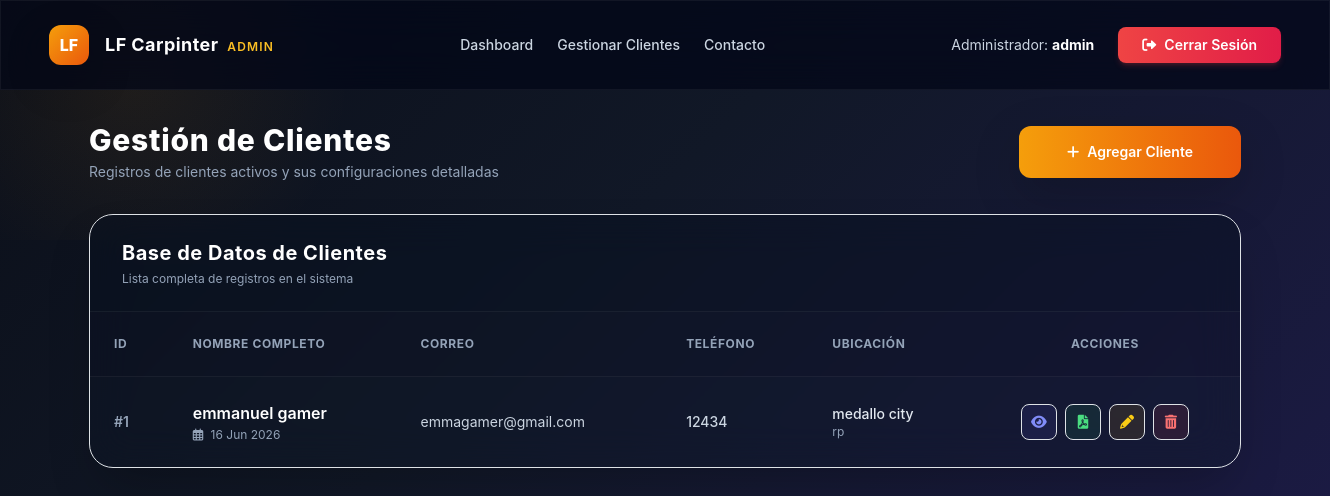
The app's page /adminpanel/clientes/ (signed in), older data.
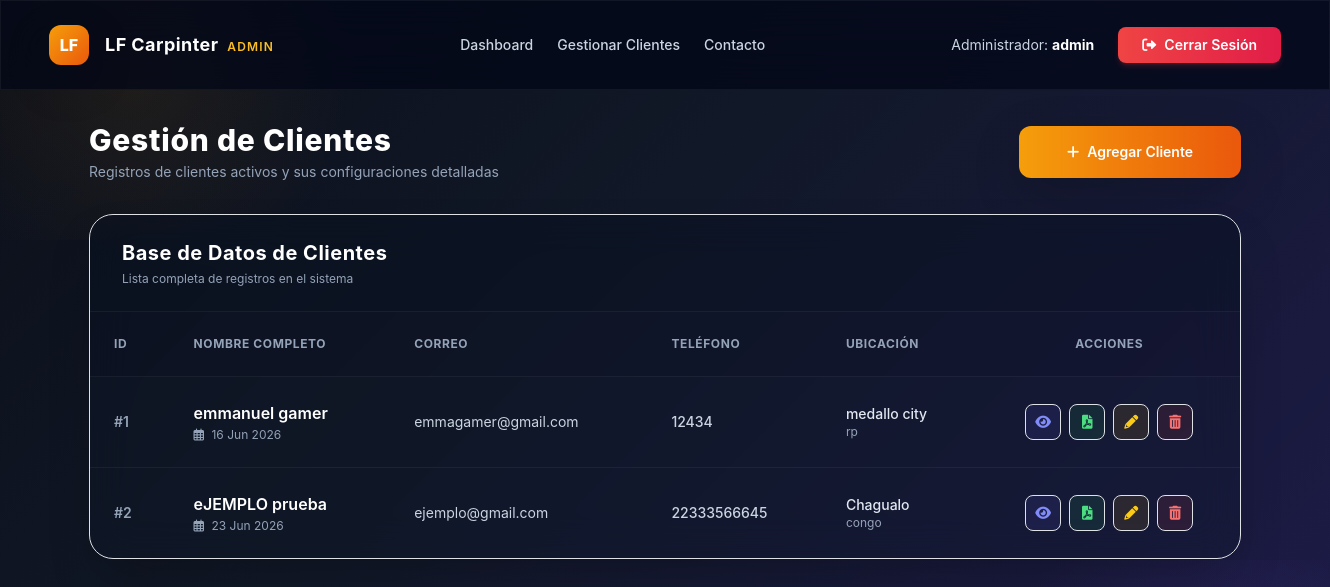
The same page, newer data.
### dcrm/website/models.py (models this page shows, shortened)
class Cliente(models.Model):
    letras_regex = RegexValidator(r'^[a-zA-ZáéíóúÁÉÍÓÚñÑ\s]+$', 'Solo se permiten letras y espacios en este campo.')
    telefono_regex = RegexValidator(r'^\+?[\d\s\-\(\)]+$', 'El número de teléfono contiene caracteres no válidos.')
    alfa_num_regex = RegexValidator(r'^[a-zA-Z0-9áéíóúÁÉÍÓÚñÑ\s\.,#-]+$', 'Contiene caracteres especiales no permitidos.')
    fecha_registro = models.DateTimeField(auto_now_add=True)
    nombre = models.CharField(max_length=100, validators=[letras_regex])
    apellido = models.CharField(max_length=100, validators=[letras_regex])
    correo = models.EmailField()
    telefono = models.CharField(max_length=20, validators=[telefono_regex])
    direccion = models.CharField(max_length=255, validators=[alfa_num_regex])
    ciudad = models.CharField(max_length=100, validators=[letras_regex])
    estado = models.CharField(max_length=100, validators=[letras_regex])
    codigo_postal = models.CharField(max_length=20, validators=[RegexValidator(r'^[\d\-a-zA-Z]+$', 'Formato de código postal no válido')])

### customadmin/views.py (the view)
# urls.py: path('clientes/', views.ClienteListView.as_view(), name='cliente_list'),
@method_decorator(role_required('admin'), name='dispatch')
class ClienteListView(ListView):
    model = Cliente
    template_name = 'customadmin/cliente_list.html'
    context_object_name = 'clientes'

### customadmin/templates/customadmin/cliente_list.html (shortened to what this page needs)
{% extends 'customadmin_base.html' %}
{% load static %}
{% block content %}
<div class="max-w-6xl mx-auto">
    <div class="mb-8 flex flex-col sm:flex-row items-center justify-between gap-4">
        <div>
            <h1 class="text-3xl font-extrabold text-white tracking-wide">Gestión de Clientes</h1>
            <p class="text-slate-400 text-sm mt-1">Registros de clientes activos y sus configuraciones detalladas</p>
        </div>
        <a hx-get="{% url 'customadmin:cliente_add' %}" hx-target="#spa-container" hx-select="#spa-container" hx-push-url="true" class="bg-gradient-to-r from-amber-500 to-orange-600 text-white px-5 py-3 rounded-xl font-semibold hover:opacity-90 transition text-sm flex items-center gap-2 shadow-lg shadow-amber-500/25 self-stretch sm:self-auto justify-center cursor-pointer">
            <i class="fas fa-plus"></i> Agregar Cliente
        </a>
    </div>
    <div class="glass-card rounded-3xl shadow-2xl overflow-hidden border border-white/5 bg-slate-900/30">
        <div class="px-8 py-6 border-b border-white/5 flex flex-col sm:flex-row items-center justify-between gap-4 bg-slate-950/20">
            <div>
                <h2 class="text-xl font-bold text-white tracking-wide">Base de Datos de Clientes</h2>
                <p class="text-slate-400 text-xs mt-1">Lista completa de registros en el sistema</p>
            </div>
        </div>
        <div class="overflow-x-auto">
            <table class="w-full text-left border-collapse">
                <thead>
                    <tr class="border-b border-white/5 text-slate-400 text-xs uppercase font-bold tracking-wider bg-slate-950/10">
                        <th class="px-6 py-4">ID</th>
                        <th class="px-6 py-4">Nombre Completo</th>
                        <th class="px-6 py-4">Correo</th>
                        <th class="px-6 py-4">Teléfono</th>
                        <th class="px-6 py-4">Ubicación</th>
                        <th class="px-6 py-4 text-center">Acciones</th>
                    </tr>
                </thead>
                <tbody class="divide-y divide-white/5">
                    {% for cliente in clientes %}
                        <tr class="hover:bg-white/[0.02] transition">
                            <td class="px-6 py-4 text-slate-400 text-sm font-semibold">#{{ cliente.id }}</td>
                            <td class="px-6 py-4">
                                <div class="font-semibold text-white">{{ cliente.nombre }} {{ cliente.apellido }}</div>
                                <div class="text-xs text-slate-400 mt-0.5"><i class="far fa-calendar-alt mr-1"></i> {{ cliente.fecha_registro|date:"d M Y" }}</div>
                            </td>
                            <td class="px-6 py-4 text-slate-300 text-sm">{{ cliente.correo }}</td>
                            <td class="px-6 py-4 text-slate-300 text-sm font-medium">{{ cliente.telefono }}</td>
                            <td class="px-6 py-4">
                                <div class="text-slate-200 text-sm font-medium">{{ cliente.ciudad }}</div>
                                <div class="text-xs text-slate-400">{{ cliente.estado }}</div>
                            </td>
                            <td class="px-6 py-4">
                                <div class="flex items-center justify-center gap-2">
                                    <a hx-get="{% url 'customadmin:cliente_detail' cliente.id %}" hx-target="#spa-container" hx-select="#spa-container" hx-push-url="true" class="h-9 w-9 rounded-lg bg-indigo-500/10 border border-indigo-500/20 text-indigo-400 hover:bg-indigo-500 hover:text-white transition flex items-center justify-center cursor-pointer" title="Ver Ficha Completa">
                                        <i class="fas fa-eye text-sm"></i>
                                    </a>
                                    <a href="{% url 'customadmin:download_pdf' cliente.id %}" class="h-9 w-9 rounded-lg bg-green-500/10 border border-green-500/20 text-green-400 hover:bg-green-500 hover:text-white transition flex items-center justify-center" title="Descargar Ficha PDF">
                                        <i class="fas fa-file-pdf text-sm"></i>
                                    </a>
                                    <a hx-get="{% url 'customadmin:cliente_edit' cliente.id %}" hx-target="#spa-container" hx-select="#spa-container" hx-push-url="true" class="h-9 w-9 rounded-lg bg-yellow-500/10 border border-yellow-500/20 text-yellow-400 hover:bg-yellow-500 hover:text-slate-900 transition flex items-center justify-center cursor-pointer" title="Editar Registro">
                                        <i class="fas fa-pencil-alt text-sm"></i>
                                    </a>
                                    <a hx-get="{% url 'customadmin:cliente_delete' cliente.id %}" hx-target="#spa-container" hx-select="#spa-container" hx-push-url="true" class="h-9 w-9 rounded-lg bg-red-500/10 border border-red-500/20 text-red-400 hover:bg-red-500 hover:text-white transition flex items-center justify-center cursor-pointer" title="Eliminar Registro">
                                        <i class="fas fa-trash-alt text-sm"></i>
                                    </a>
                                </div>
                            </td>
                        </tr>
                    {% endfor %}
                </tbody>
            </table>
        </div>
    </div>
</div>
{% endblock %}

### customadmin/templates/customadmin_base.html (shortened to what this page needs)
{% load static %}
<!doctype html>
<html lang="es">
<head>
    <link href="{% static 'css/bootstrap.min.css' %}" rel="stylesheet">
    <script src="{% static 'js/tailwindcss.js' %}"></script>
    <link href="{% static 'css/all.min.css' %}" rel="stylesheet">
</head>
<body class="pb-12">
    <nav class="glass-card sticky top-0 z-50 border-b border-white/5 bg-slate-950/70">
        <div class="container mx-auto px-6 py-4 flex flex-col md:flex-row items-center justify-between gap-4">
            <div class="flex items-center gap-3">
                <div class="h-10 w-10 rounded-xl bg-gradient-to-br from-amber-500 to-orange-600 flex items-center justify-center font-extrabold text-white text-base shadow-lg shadow-amber-500/30">LF</div>
                <span class="text-white font-bold text-lg tracking-wide">LF Carpinter <span class="text-xs uppercase tracking-widest text-amber-400 font-semibold ml-1">ADMIN</span></span>
            </div>
            <div class="flex items-center gap-6 text-sm font-medium">
                <a hx-get="{% url 'customadmin:dashboard' %}" hx-target="#spa-container" hx-select="#spa-container" hx-push-url="true" class="text-slate-300 hover:text-white hover:underline transition cursor-pointer">Dashboard</a>
                <a hx-get="{% url 'customadmin:cliente_list' %}" hx-target="#spa-container" hx-select="#spa-container" hx-push-url="true" class="text-slate-300 hover:text-white hover:underline transition cursor-pointer">Gestionar Clientes</a>
                <a hx-get="{% url 'customadmin:contacto' %}" hx-target="#spa-container" hx-select="#spa-container" hx-push-url="true" class="text-slate-300 hover:text-white hover:underline transition cursor-pointer">Contacto</a>
            </div>
            <div class="flex items-center gap-6">
                <span class="text-slate-300 text-sm hidden sm:inline">Administrador: <strong class="text-white">{{ user.get_full_name|default:user.username }}</strong></span>
                <a href="{% url 'logout' %}" class="bg-gradient-to-r from-red-500 to-rose-600 text-white px-4 py-2 rounded-lg font-semibold hover:opacity-90 transition text-sm flex items-center gap-2 shadow-md shadow-red-500/20">
                    <i class="fas fa-sign-out-alt"></i> Cerrar Sesión
                </a>
            </div>
        </div>
    </nav>
    <div class="container mx-auto px-6 mt-8 relative z-10" id="spa-container">
        {% block content %}
        {% endblock %}
    </div>
</body>
</html>

### customadmin/templates/customadmin_base.html (style rules this page uses)
body { background: linear-gradient(135deg, #0b0f19 0%, #111827 40%, #1e1b4b 100%); font-family: 'Inter', sans-serif; min-height: 100vh; color: #f3f4f6; position: relative; overflow-x: hidden; }
body::before { content: ''; position: absolute; top: -10%; left: -10%; width: 40%; height: 40%; background: radial-gradient(circle, rgba(245, 158, 11, 0.08) 0%, transparent 70%); pointer-events: none; }
body::after { content: ''; position: absolute; bottom: -10%; right: -10%; width: 40%; height: 40%; background: radial-gradient(circle, rgba(139, 92, 246, 0.12) 0%, transparent 70%); pointer-events: none; }
.glass-card { background: rgba(255, 255, 255, 0.02); border: 1px solid rgba(255, 255, 255, 0.06); backdrop-filter: blur(20px); -webkit-backdrop-filter: blur(20px); }

Row changes from the older to the newer data that the page shows:
added Cliente: id "2", nombre "eJEMPLO", apellido "prueba", fecha_registro "23 Jun 2026", correo "ejemplo@gmail.com", telefono "22333566645", ciudad "Chagualo", estado "congo"
